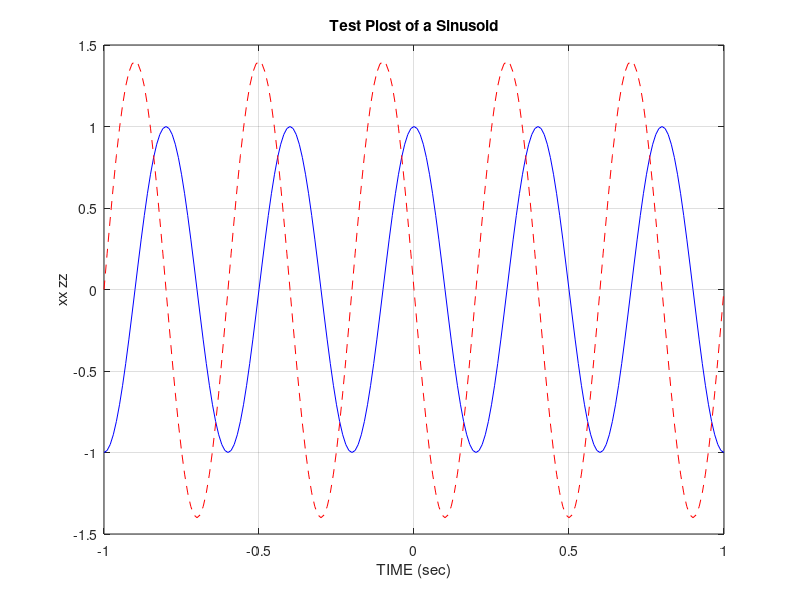

MATLAB code to generate this figure:
tt=-1:0.01:1;
xx=cos(5*pi*tt);
zz=1.4*exp(j*pi/2)*exp(j*5*pi*tt);
plot(tt,xx,  'b-', tt, real(zz), 'r--'), grid on
title('Test Plost of a Sinusoid');
xlabel('TIME (sec)');

ylabel('xx zz');
